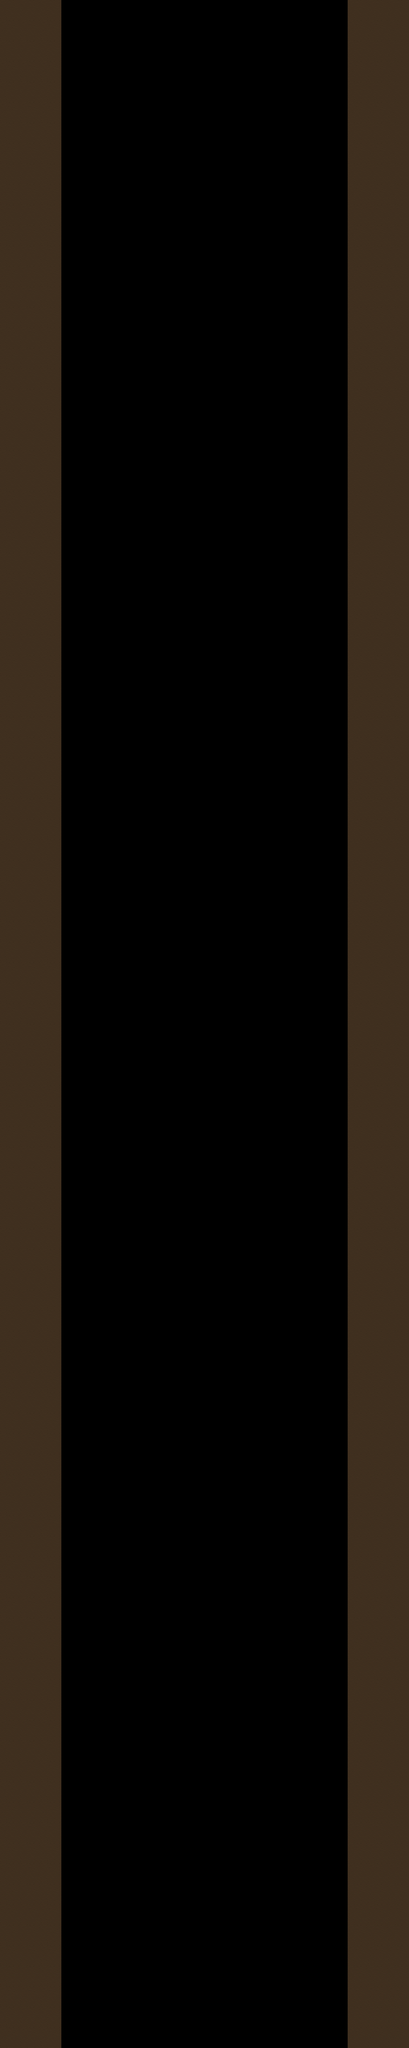

Tiled map render using the project's own tile images. Description and the map definition, with tile-layer contents summarised, below:
An orthogonal 20x100 tile map with 128x128 px tiles, 1 tile layer (Main_Tiles), 3 tilesets and 4 objects (main, rmBossAfter).

<map version="1.2" tiledversion="1.2.0" orientation="orthogonal" renderorder="right-down" width="20" height="100" tilewidth="128" tileheight="128" infinite="0" nextlayerid="12" nextobjectid="147">
 <tileset firstgid="1" name="main_sheet" tilewidth="128" tileheight="128" tilecount="1" columns="1">
  <image source="tilesheets/sheet1.png" width="128" height="128" />
 </tileset>
 <tileset firstgid="2" name="3by3" tilewidth="128" tileheight="128" margin="4" tilecount="9" columns="3">
  <image source="tilesheets/3by3_1.png" width="392" height="392" />
 </tileset>
 <tileset firstgid="11" name="darkCorners" tilewidth="128" tileheight="128" margin="4" tilecount="4" columns="2">
  <image source="tilesheets/darkCorners_sheet.png" width="264" height="264" />
 </tileset>
 <layer id="11" name="Main_Tiles" width="20" height="100">
  <data>[2000 cells, 600 non-empty, 1 distinct tile ids]</data>
 </layer>
 <objectgroup id="2" name="Window_Size" />
 <objectgroup id="3" name="Room">
  <object id="121" name="main" x="128" y="128" width="2304" height="12544" />
 </objectgroup>
 <objectgroup id="4" name="Walls">
  <object id="144" x="0" y="0" width="384" height="12800">
   <properties>
    <property name="right" type="bool" value="true" />
    <property name="up" type="bool" value="true" />
   </properties>
  </object>
  <object id="145" x="2176" y="0" width="384" height="12800">
   <properties>
    <property name="left" type="bool" value="true" />
   </properties>
  </object>
 </objectgroup>
 <objectgroup id="5" name="Transitions">
  <object id="146" name="rmBossAfter" x="384" y="12672" width="1792" height="128">
   <properties>
    <property name="relativeX" type="int" value="0" />
    <property name="relativeY" type="int" value="0" />
    <property name="spawnX" type="int" value="0" />
    <property name="spawnY" type="int" value="240" />
   </properties>
  </object>
 </objectgroup>
 <objectgroup id="6" name="Pickups" />
 <objectgroup id="7" name="Enemies" />
 <objectgroup id="8" name="Breakables" />
 <objectgroup id="9" name="Water" />
 <objectgroup id="10" name="Vines" />
</map>
